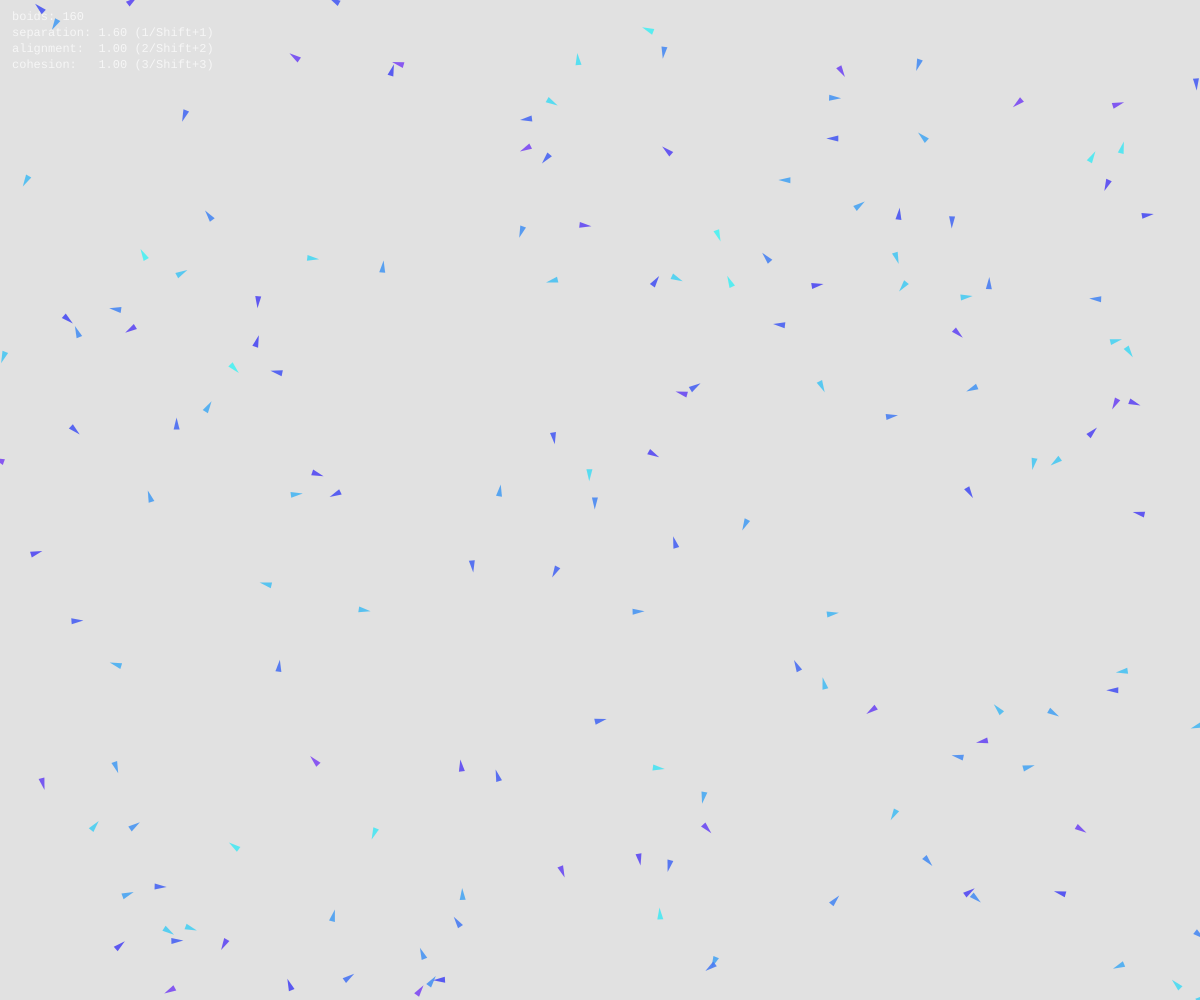
Frame 1 (no input)
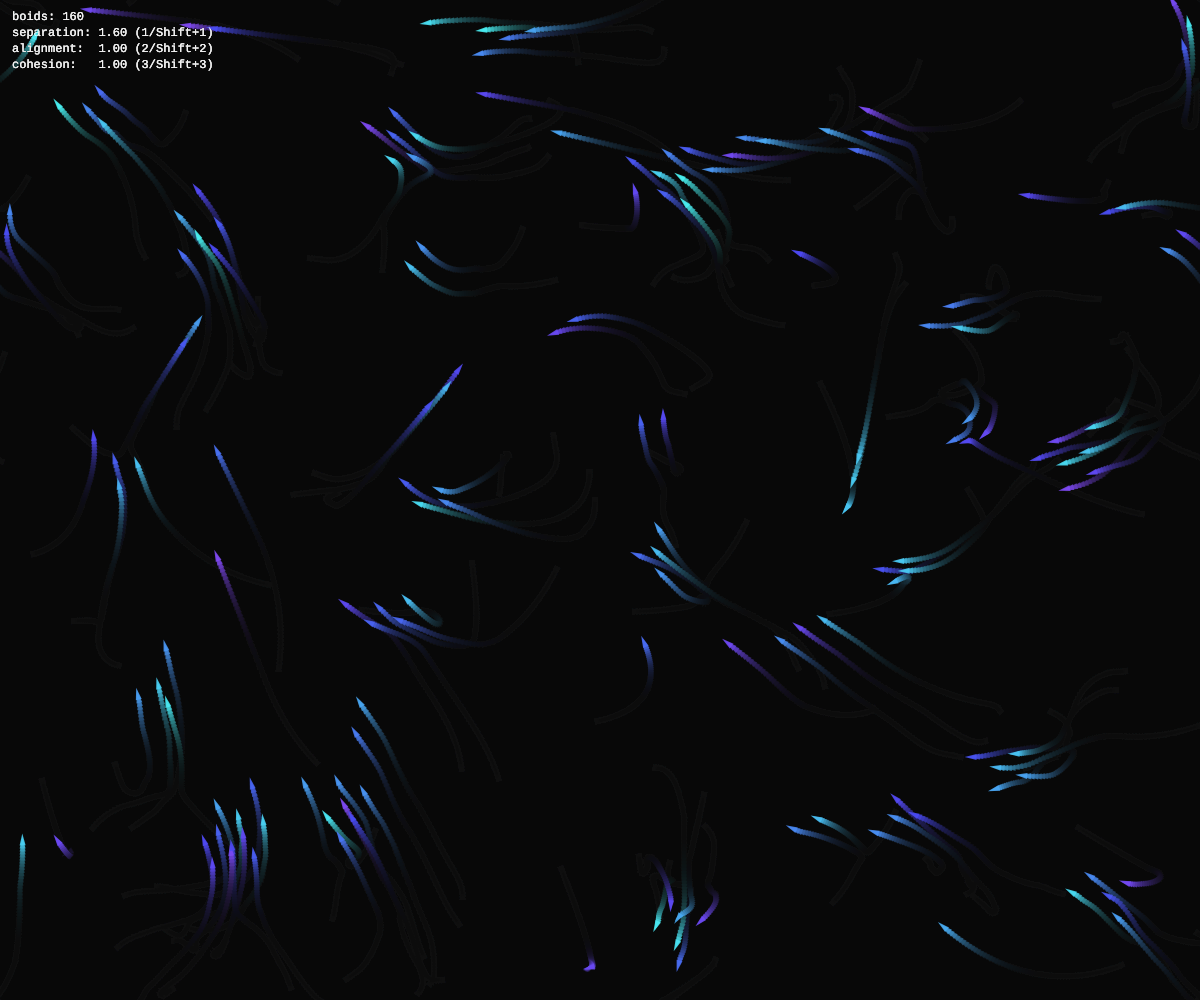
Frame 60 (no input)
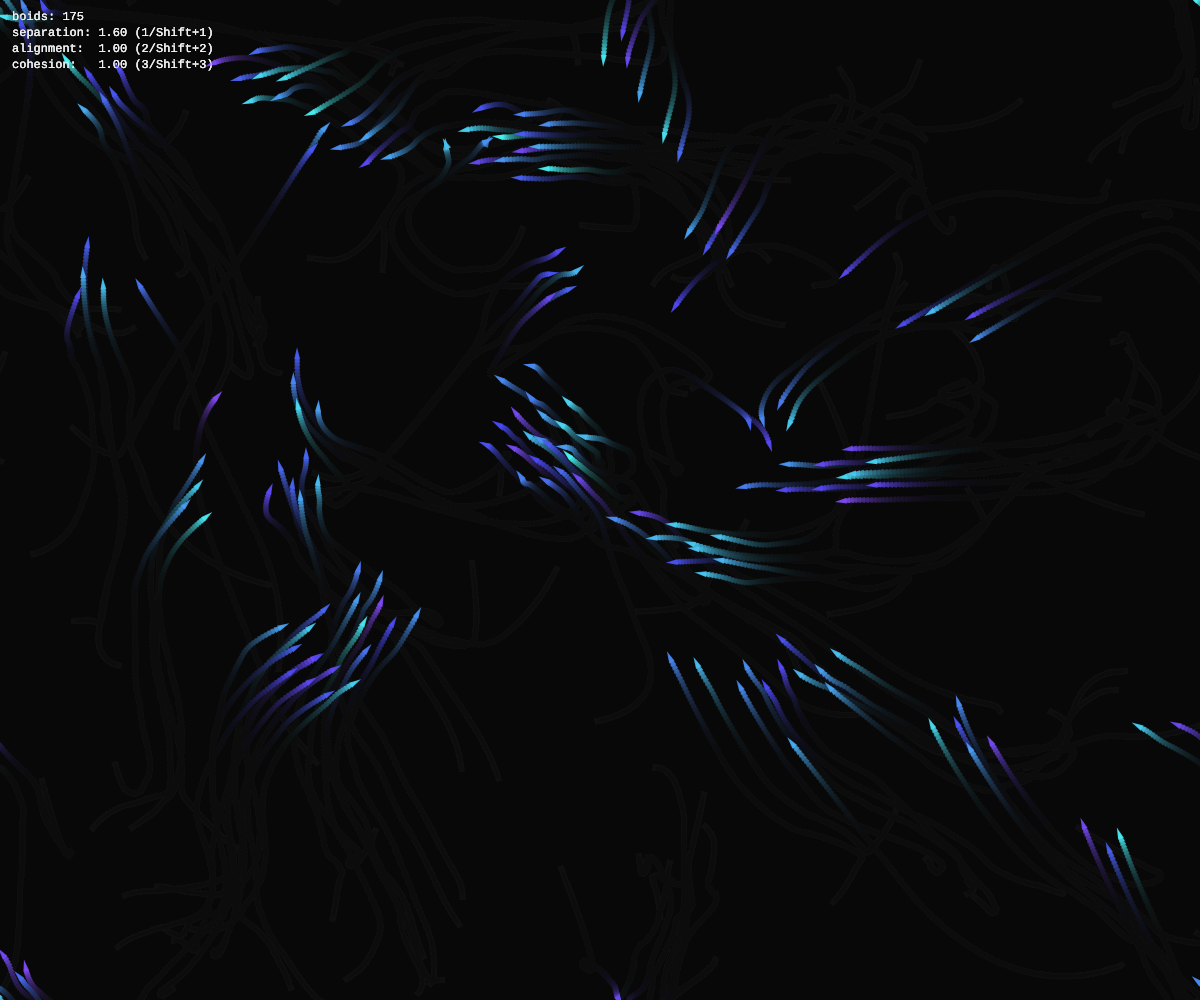
Frame 120 (the mouse pressed at the canvas centre since frame 60)

The p5.js sketch that drew these frames (run headless with seeded random() and noise() and a simulated clock; from frame 60 on, the mouse is pressed at the canvas centre):

// p5.js sketch
// ── sketch.js
// Week 7 · Flocking (Boids)
// Builds on week 3's steering behaviors by adding group perception.
// The "flock" emerges from three weighted rules — try tweaking the weights.

let boids = [];
let weights = { separation: 1.6, alignment: 1.0, cohesion: 1.0 };
let trails = true;

function setup() {
  createCanvas(windowWidth, windowHeight);
  colorMode(HSB, 360, 100, 100, 1);
  reset(160);
}

function reset(n) {
  boids = [];
  for (let i = 0; i < n; i++) boids.push(new Boid(random(width), random(height)));
}

function draw() {
  if (trails) background(220, 40, 5, 0.12);
  else background(220, 40, 5);

  const mouse = createVector(mouseX, mouseY);
  for (const b of boids) {
    b.flock(boids, weights);
    // A soft pull toward the mouse — try commenting this out.
    b.seek(mouse, 0.4);
    b.edges();
    b.update();
    b.display();
  }

  drawHud();
}

function drawHud() {
  noStroke();
  fill(0, 0, 100, 0.7);
  textFont('monospace', 12);
  const y = 20;
  text(`boids: ${boids.length}`, 12, y);
  text(`separation: ${weights.separation.toFixed(2)} (1/Shift+1)`, 12, y + 16);
  text(`alignment:  ${weights.alignment.toFixed(2)} (2/Shift+2)`, 12, y + 32);
  text(`cohesion:   ${weights.cohesion.toFixed(2)} (3/Shift+3)`, 12, y + 48);
}

function mousePressed() {
  for (let i = 0; i < 15; i++) boids.push(new Boid(mouseX, mouseY));
}

function keyPressed() {
  const step = keyIsDown(SHIFT) ? -0.2 : 0.2;
  if (key === '1') weights.separation = max(0, weights.separation + step);
  if (key === '2') weights.alignment = max(0, weights.alignment + step);
  if (key === '3') weights.cohesion  = max(0, weights.cohesion + step);
  if (key === 'r' || key === 'R') reset(160);
  if (key === 't' || key === 'T') trails = !trails;
}

function windowResized() {
  resizeCanvas(windowWidth, windowHeight);
}

// ── boid.js
// Craig Reynolds' Boids — three simple rules produce emergent flocking.
//   separation: avoid crowding close neighbors
//   alignment:  steer toward the average heading of neighbors
//   cohesion:   steer toward the average position of neighbors
class Boid {
  constructor(x, y) {
    this.pos = createVector(x, y);
    this.vel = p5.Vector.random2D().mult(random(2, 4));
    this.acc = createVector();
    this.r = 3;
    this.maxSpeed = 4;
    this.maxForce = 0.15;
    this.hue = random(180, 260);
  }

  edges() {
    // Wrap around — keeps the flock on screen without a hard bounce.
    if (this.pos.x < -this.r) this.pos.x = width + this.r;
    if (this.pos.x > width + this.r) this.pos.x = -this.r;
    if (this.pos.y < -this.r) this.pos.y = height + this.r;
    if (this.pos.y > height + this.r) this.pos.y = -this.r;
  }

  // Steer toward an arbitrary target (used for the mouse attractor).
  seek(target, weight = 1) {
    const desired = p5.Vector.sub(target, this.pos).setMag(this.maxSpeed);
    const steer = p5.Vector.sub(desired, this.vel).limit(this.maxForce).mult(weight);
    this.acc.add(steer);
  }

  flock(others, weights) {
    const perception = 60;
    const desiredSeparation = 24;
    let sep = createVector(), ali = createVector(), coh = createVector();
    let sepN = 0, aliN = 0, cohN = 0;

    for (const o of others) {
      if (o === this) continue;
      const d = p5.Vector.dist(this.pos, o.pos);
      if (d > 0 && d < desiredSeparation) {
        const diff = p5.Vector.sub(this.pos, o.pos).div(d);
        sep.add(diff);
        sepN++;
      }
      if (d > 0 && d < perception) {
        ali.add(o.vel);
        coh.add(o.pos);
        aliN++;
        cohN++;
      }
    }

    if (sepN > 0) sep.div(sepN).setMag(this.maxSpeed).sub(this.vel).limit(this.maxForce);
    if (aliN > 0) ali.div(aliN).setMag(this.maxSpeed).sub(this.vel).limit(this.maxForce);
    if (cohN > 0) {
      coh.div(cohN).sub(this.pos).setMag(this.maxSpeed);
      coh = p5.Vector.sub(coh, this.vel).limit(this.maxForce);
    }

    this.acc.add(sep.mult(weights.separation));
    this.acc.add(ali.mult(weights.alignment));
    this.acc.add(coh.mult(weights.cohesion));
  }

  update() {
    this.vel.add(this.acc).limit(this.maxSpeed);
    this.pos.add(this.vel);
    this.acc.mult(0);
  }

  display() {
    const angle = this.vel.heading() + HALF_PI;
    noStroke();
    fill(this.hue, 70, 95, 0.9);
    push();
    translate(this.pos.x, this.pos.y);
    rotate(angle);
    triangle(0, -this.r * 2, -this.r, this.r * 2, this.r, this.r * 2);
    pop();
  }
}
